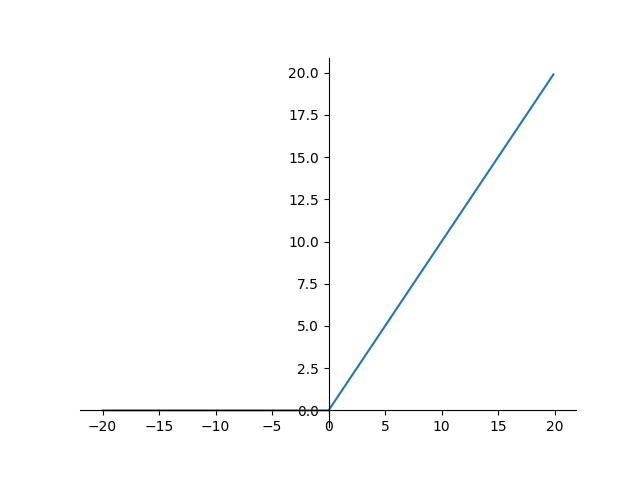

This figure's Python source:
import math
import matplotlib.pyplot as plt

x = []
dx = -20
while dx <= 20:
    x.append(dx)
    dx += 0.1


def ReLU(x):
    if x < 0: return 0
    else: return x


px = [xv for xv in x]
py = [ReLU(xv) for xv in x]


plt.plot(px, py)
ax = plt.gca()
ax.spines['right'].set_color('none')
ax.spines['top'].set_color('none')
ax.xaxis.set_ticks_position('bottom')
ax.spines['bottom'].set_position(('data',0))
ax.yaxis.set_ticks_position('left')
ax.spines['left'].set_position(('data',0))
plt.show()
